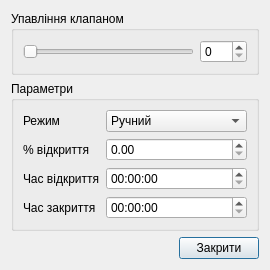
<?xml version="1.0" encoding="UTF-8"?>
<ui version="4.0">
 <class>dlgCessBleding</class>
 <widget class="QDialog" name="dlgCessBleding">
  <property name="geometry">
   <rect>
    <x>0</x>
    <y>0</y>
    <width>270</width>
    <height>255</height>
   </rect>
  </property>
  <property name="windowTitle">
   <string>Продувка відстійника</string>
  </property>
  <layout class="QGridLayout" name="gridLayout_2">
   <item row="0" column="0" colspan="2">
    <widget class="QGroupBox" name="groupBox">
     <property name="title">
      <string>Упавління клапаном</string>
     </property>
     <layout class="QHBoxLayout" name="horizontalLayout">
      <item>
       <widget class="QSlider" name="sX_17">
        <property name="maximum">
         <number>4000</number>
        </property>
        <property name="singleStep">
         <number>1</number>
        </property>
        <property name="pageStep">
         <number>40</number>
        </property>
        <property name="orientation">
         <enum>Qt::Horizontal</enum>
        </property>
       </widget>
      </item>
      <item>
       <widget class="QDoubleSpinBox" name="dX_17">
        <property name="decimals">
         <number>0</number>
        </property>
       </widget>
      </item>
     </layout>
    </widget>
   </item>
   <item row="4" column="0">
    <spacer name="horizontalSpacer">
     <property name="orientation">
      <enum>Qt::Horizontal</enum>
     </property>
     <property name="sizeHint" stdset="0">
      <size>
       <width>173</width>
       <height>20</height>
      </size>
     </property>
    </spacer>
   </item>
   <item row="4" column="1">
    <widget class="QPushButton" name="Exit">
     <property name="text">
      <string>Закрити</string>
     </property>
    </widget>
   </item>
   <item row="3" column="0" colspan="2">
    <spacer name="verticalSpacer">
     <property name="orientation">
      <enum>Qt::Vertical</enum>
     </property>
     <property name="sizeHint" stdset="0">
      <size>
       <width>20</width>
       <height>40</height>
      </size>
     </property>
    </spacer>
   </item>
   <item row="2" column="0" colspan="2">
    <widget class="QGroupBox" name="groupBox_2">
     <property name="title">
      <string>Параметри</string>
     </property>
     <layout class="QGridLayout" name="gridLayout">
      <item row="6" column="1" colspan="2">
       <widget class="QComboBox" name="Am_17">
        <item>
         <property name="text">
          <string>Ручний</string>
         </property>
        </item>
        <item>
         <property name="text">
          <string>Автомат</string>
         </property>
        </item>
       </widget>
      </item>
      <item row="6" column="0">
       <widget class="QLabel" name="label">
        <property name="text">
         <string>Режим</string>
        </property>
       </widget>
      </item>
      <item row="7" column="1" colspan="2">
       <widget class="QDoubleSpinBox" name="X_zd_17"/>
      </item>
      <item row="7" column="0">
       <widget class="QLabel" name="label_2">
        <property name="text">
         <string>% відкриття</string>
        </property>
       </widget>
      </item>
      <item row="8" column="1" colspan="2">
       <widget class="QTimeEdit" name="Ton_X_17">
        <property name="displayFormat">
         <string>HH:mm:ss</string>
        </property>
       </widget>
      </item>
      <item row="9" column="1" colspan="2">
       <widget class="QTimeEdit" name="Toff_X_17">
        <property name="displayFormat">
         <string>HH:mm:ss</string>
        </property>
       </widget>
      </item>
      <item row="8" column="0">
       <widget class="QLabel" name="label_3">
        <property name="text">
         <string>Час відкриття</string>
        </property>
       </widget>
      </item>
      <item row="9" column="0">
       <widget class="QLabel" name="label_4">
        <property name="text">
         <string>Час закриття</string>
        </property>
       </widget>
      </item>
     </layout>
    </widget>
   </item>
  </layout>
 </widget>
 <resources/>
 <connections>
  <connection>
   <sender>Exit</sender>
   <signal>clicked()</signal>
   <receiver>dlgCessBleding</receiver>
   <slot>accept()</slot>
   <hints>
    <hint type="sourcelabel">
     <x>368</x>
     <y>291</y>
    </hint>
    <hint type="destinationlabel">
     <x>233</x>
     <y>168</y>
    </hint>
   </hints>
  </connection>
 </connections>
</ui>
